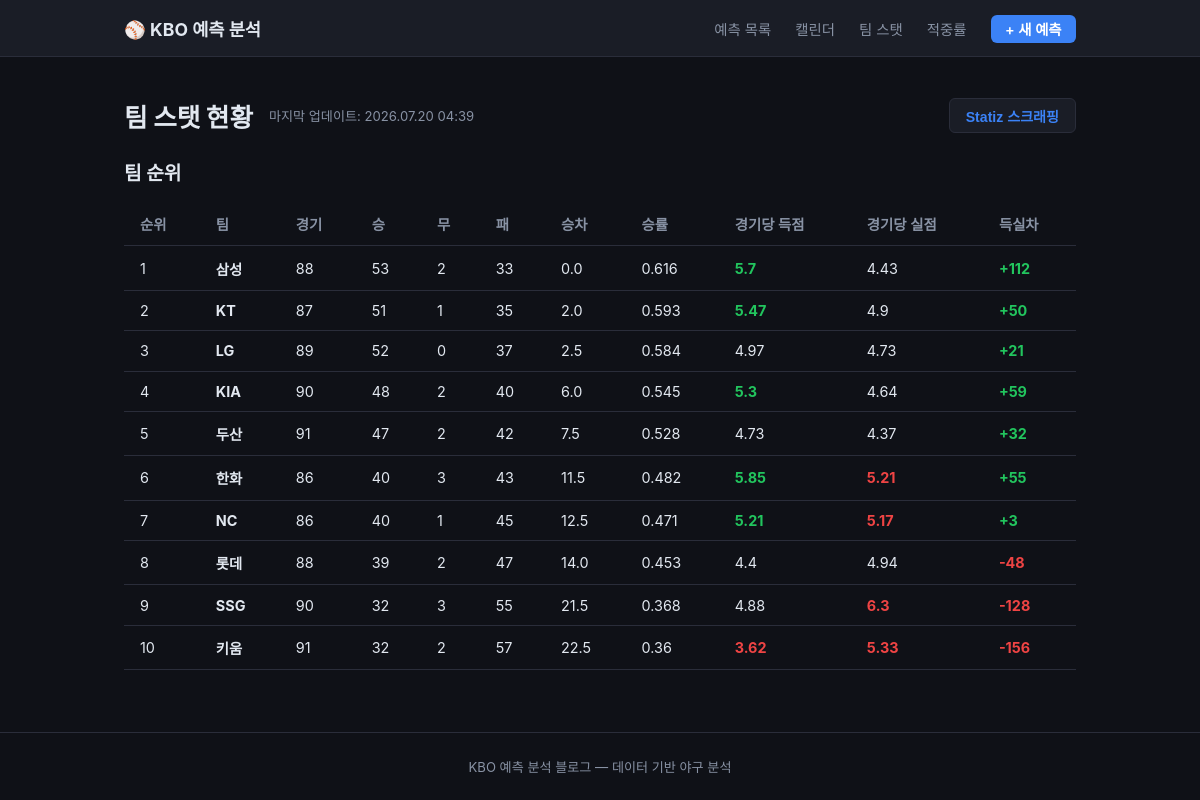
The app's page /teams, older data.
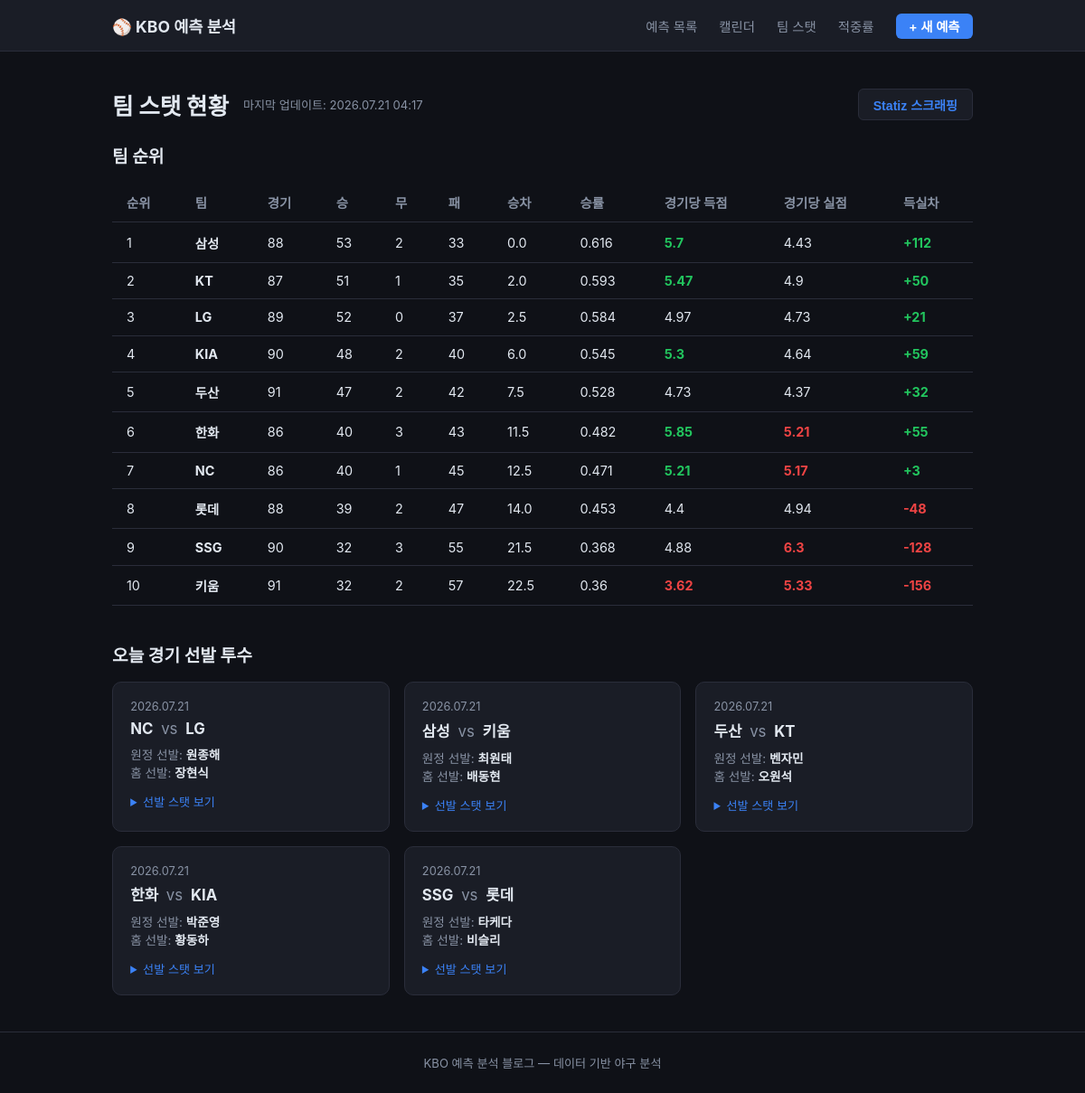
The same page, newer data.
### app/models.py (models this page shows, shortened)
class TeamStat(db.Model):
    id = db.Column(db.Integer, primary_key=True)
    scraped_at = db.Column(db.DateTime, default=datetime.utcnow, nullable=False)
    team = db.Column(db.String(20), nullable=False)
    team_code = db.Column(db.String(10))
    rank = db.Column(db.Integer)
    games = db.Column(db.Integer)
    wins = db.Column(db.Integer)
    draws = db.Column(db.Integer)
    losses = db.Column(db.Integer)
    gb = db.Column(db.Float)
    win_pct = db.Column(db.Float)
    runs_scored = db.Column(db.Integer)
    runs_allowed = db.Column(db.Integer)
    last10 = db.Column(db.String(20))
    streak = db.Column(db.String(10))
    home_record = db.Column(db.String(20))
    away_record = db.Column(db.String(20))
    __table_args__ = (
        Index("ix_team_stat_scraped_at",   "scraped_at"),
        Index("ix_team_stat_scraped_rank", "scraped_at", "rank"),
    )
    @property
    def run_diff(self):
        return (self.runs_scored or 0) - (self.runs_allowed or 0)
    @property
    def runs_per_game(self):
        return round(self.runs_scored / self.games, 2) if self.games else 0
    @property
    def runs_allowed_per_game(self):
        return round(self.runs_allowed / self.games, 2) if self.games else 0

class TodayGame(db.Model):
    id = db.Column(db.Integer, primary_key=True)
    scraped_at = db.Column(db.DateTime, default=datetime.utcnow, nullable=False)
    game_date = db.Column(db.Date, nullable=False)
    away_team = db.Column(db.String(20))
    home_team = db.Column(db.String(20))
    away_pitcher = db.Column(db.String(30))
    home_pitcher = db.Column(db.String(30))
    stats_json = db.Column(db.Text)
    __table_args__ = (
        Index("ix_today_game_date",     "game_date"),
        Index("ix_today_game_date_scr", "game_date", "scraped_at"),
    )
    @property
    def stats(self):
        return json.loads(self.stats_json) if self.stats_json else {}

### app/routes.py (the view)
@main.route("/teams")
def teams():
    latest = TeamStat.query.order_by(TeamStat.scraped_at.desc()).first()
    standings = []
    scraped_at = None
    if latest:
        scraped_at = latest.scraped_at
        standings = (
            TeamStat.query
            .filter_by(scraped_at=latest.scraped_at)
            .order_by(TeamStat.rank)
            .all()
        )
    today_games = (
        TodayGame.query
        .filter_by(game_date=date.today())
        .order_by(TodayGame.scraped_at.desc())
        .all()
    )
    seen = set()
    unique_games = []
    for g in today_games:
        key = (g.away_team, g.home_team)
        if key not in seen:
            seen.add(key)
            unique_games.append(g)
    return render_template(
        "teams.html",
        standings=standings,
        scraped_at=scraped_at,
        today_games=unique_games,
    )

### app/templates/teams.html (shortened to what this page needs)
{% extends "base.html" %}
{% block content %}
<div class="teams-header">
  <h1>팀 스탯 현황</h1>
  {% if scraped_at %}
  <span class="scraped-at">마지막 업데이트: {{ scraped_at.strftime('%Y.%m.%d %H:%M') }}</span>
  {% endif %}
  <button id="btn-scrape" class="btn-scrape">Statiz 스크래핑</button>
</div>
{% if standings %}
<section>
  <h2>팀 순위</h2>
  <table class="stats-table">
    <thead>
      <tr>
        <th>순위</th><th>팀</th><th>경기</th><th>승</th><th>무</th><th>패</th>
        <th>승차</th><th>승률</th><th>경기당 득점</th><th>경기당 실점</th><th>득실차</th>
      </tr>
    </thead>
    <tbody>
      {% for t in standings %}
      <tr>
        <td>{{ t.rank }}</td>
        <td><strong>{{ t.team }}</strong></td>
        <td>{{ t.games }}</td>
        <td>{{ t.wins }}</td>
        <td>{{ t.draws }}</td>
        <td>{{ t.losses }}</td>
        <td>{{ t.gb }}</td>
        <td>{{ t.win_pct }}</td>
        <td class="{{ 'correct' if t.runs_per_game >= 5.0 else ('wrong' if t.runs_per_game < 4.0 else '') }}">{{ t.runs_per_game }}</td>
        <td class="{{ 'wrong' if t.runs_allowed_per_game >= 5.0 else ('correct' if t.runs_allowed_per_game < 4.0 else '') }}">{{ t.runs_allowed_per_game }}</td>
        <td class="{{ 'correct' if t.run_diff > 0 else 'wrong' }}">{{ '%+d' % t.run_diff }}</td>
      </tr>
      {% endfor %}
    </tbody>
  </table>
</section>
{% else %}
<p class="empty">아직 스크래핑된 데이터가 없습니다. 오른쪽 위 버튼을 눌러 데이터를 가져오세요.</p>
{% endif %}
{% if today_games %}
<section style="margin-top: 2.5rem;">
  <h2>오늘 경기 선발 투수</h2>
  <div class="card-grid">
    {% for g in today_games %}
    <div class="card" style="cursor:default;">
      <div class="card-date">{{ g.game_date.strftime('%Y.%m.%d') }}</div>
      <div class="card-matchup">{{ g.away_team }} <span class="vs">vs</span> {{ g.home_team }}</div>
      <div style="font-size:.85rem; margin-top:.5rem;">
        <div style="color:var(--text-muted);">원정 선발: <strong style="color:var(--text);">{{ g.away_pitcher or '미정' }}</strong></div>
        <div style="color:var(--text-muted);">홈 선발: <strong style="color:var(--text);">{{ g.home_pitcher or '미정' }}</strong></div>
      </div>
      {% set s = g.stats %}
      {% if s.get('away') or s.get('home') %}
      <details style="margin-top:.8rem; font-size:.82rem;">
        <summary style="cursor:pointer; color:var(--accent);">선발 스탯 보기</summary>
      </details>
      {% endif %}
    </div>
    {% endfor %}
  </div>
</section>
{% endif %}
{% endblock %}

Row changes from the older to the newer data that the page shows:
changed TeamStat "삼성": strftime "2026.07.20 04:39" → "2026.07.21 04:17"
now on this page (row edited): TodayGame: game_date "2026.07.21", away_team "NC", home_team "LG", away_pitcher "원종해", home_pitcher "장현식"
now on this page (row edited): TodayGame: game_date "2026.07.21", away_team "삼성", home_team "키움", away_pitcher "최원태", home_pitcher "배동현"
now on this page (row edited): TodayGame: game_date "2026.07.21", away_team "두산", home_team "KT", away_pitcher "벤자민", home_pitcher "오원석"
now on this page (row edited): TodayGame: game_date "2026.07.21", away_team "한화", home_team "KIA", away_pitcher "박준영", home_pitcher "황동하"
now on this page (row edited): TodayGame: game_date "2026.07.21", away_team "SSG", home_team "롯데", away_pitcher "타케다", home_pitcher "비슬리"
Text that changed along with them:
text now shown: "오늘 경기 선발 투수"
